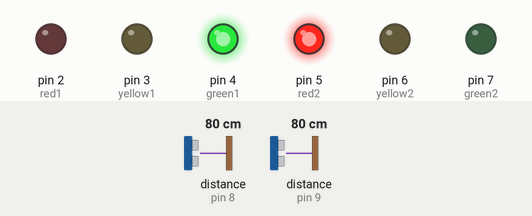
The sketch below on a simulated Arduino Uno, built with avr-gcc and run on an emulated ATmega328P. On the bench: output pins drawn as LEDs (lit = HIGH). Wiring (inferred from the names in the program): 2 × ultrasonic range finder: trigger pin 8, echo pin 8 / trigger pin 9, echo pin 9. The test bench sets the inputs (shaded band); at power-on: distance to the obstacle (sensors on pin 8, pin 9) 80 cm. The echo pulse lasts 58.3 µs per cm.

Above: at 1.2 s.
1.3 s: distance to the obstacle (sensor on pin 8) set to 12 cm
2.8 s: distance to the obstacle (sensor on pin 8) set to 9 cm
At 3.3 s:
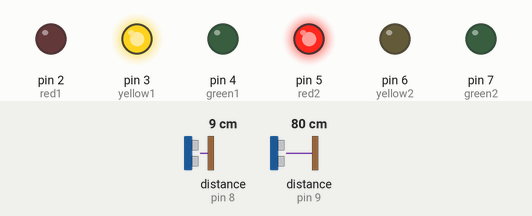
5.8 s: distance to the obstacle (sensor on pin 9) set to 12 cm
8.8 s: distance to the obstacle (sensor on pin 9) set to 9 cm
At 9.9 s:
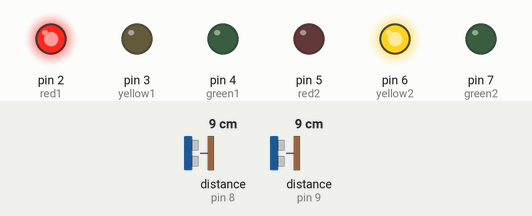
11.8 s: distance to the obstacle (sensor on pin 8) set to 18 cm
At 13.1 s:
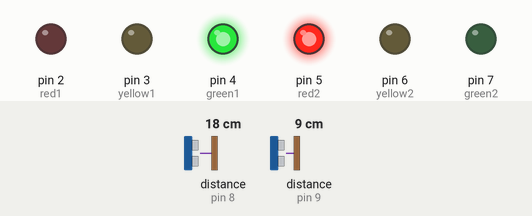
14.3 s: distance to the obstacle (sensor on pin 8) set to 2 cm
At 16.9 s:
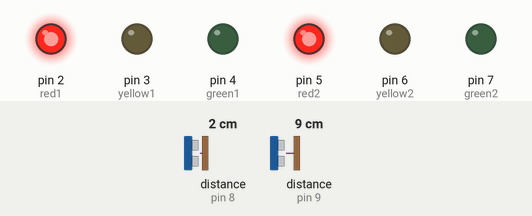
Timing chart, 0 to 18.3 s (numbered marks = the images above; inputs shaded):
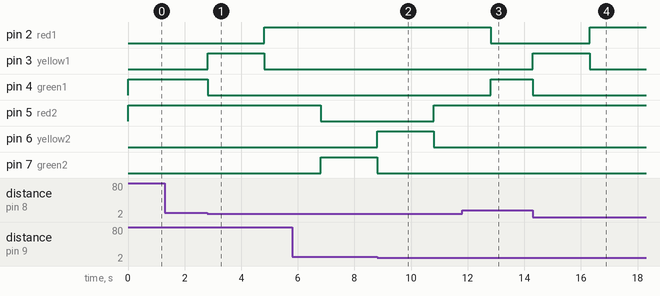

Measured:
- the behaviour switches between 11 and 10 cm on distance to the obstacle (sensor on pin 8) (found by bisection; images 0 and 1)
- the behaviour switches between 11 and 10 cm on distance to the obstacle (sensor on pin 9) (found by bisection; images 1 and 2)
- after the input at 1.3 s, every drawn part: stays the same
- after the input at 2.8 s, pin 2 (red1): LOW → HIGH after 2.0 s; pin 3 (yellow1): LOW → HIGH after 0.01 s instead of 2.2 s; pin 4 (green1): HIGH → LOW after 0.01 s instead of 2.2 s
- after the input at 8.8 s, pin 5 (red2): LOW → HIGH after 2.0 s; pin 6 (yellow2): LOW → HIGH at once, → LOW 2.0 s later; pin 7 (green2): HIGH → LOW at once
- after the input at 11.8 s, pin 3 (yellow1): stays LOW (without the input it goes to HIGH after 2.0 s); pin 4 (green1): goes on until 12.8 s, then stays HIGH
- after the input at 14.3 s, pin 2 (red1): LOW → HIGH after 2.0 s; pin 3 (yellow1): LOW → HIGH after 0.00 s instead of 3.5 s; pin 4 (green1): HIGH → LOW after 0.00 s instead of 3.5 s

The sketch:

ExtraTraffic.ino
```cpp
int red1 = 2;                             // red LED 1    - pin 2
int yellow1 = 3;                          // yellow LED 1 - pin 3
int green1 = 4;                           // greed LED 1  - pin 4
int red2 = 5;                             // red LED 2    - pin 5
int yellow2 = 6;                          // yellow LED 2 - pin 6
int green2 = 7;                           // green LED  2 - pin 7
unsigned long PreviousMillis = 0;         // previous millisecond
unsigned long CurrentMillis;              // current millisecond
int atraso;                               // delay
int state;                                // state for FSM
const int pingPin = 8;                    // ping 1
const int pingPin2 = 9;                   // ping 2
int cross=0;                              // presence of pedestrian 1
int cross2=0;                             // presebce of pedestrian 2
long duration, cm, cm2;                   // range calculation variables

void setup ()
{

  pinMode(red1, OUTPUT);                  //all LED pins are set to "output"
  pinMode(yellow1, OUTPUT);
  pinMode(green1, OUTPUT);
  pinMode(red2, OUTPUT);
  pinMode(yellow2, OUTPUT);
  pinMode(green2, OUTPUT);
  state=1;                                // initiate the FSM in the first state
  Serial.begin(9600);                     // initialize serial communication
}
void loop ()
{
  CurrentMillis = millis();               // updates current millisecond
  atraso=CurrentMillis-PreviousMillis;    // calculates the delay

  ping();                                 // runs the first ping function
  ping2();                                // runs the second ping function
  next_state_FSM();                       // runs the FSM function (next state)
  output_FSM();                           // runs the FSM function (output)

                                          //notice the loop is almost empty due to the implementation of an FSM
}
void ping(){
                                          // The PING))) is triggered by a HIGH pulse of 2 or more microseconds.
                                          // Give a short LOW pulse beforehand to ensure a clean HIGH pulse:
  pinMode(pingPin, OUTPUT);
  digitalWrite(pingPin, LOW);
  delayMicroseconds(2);
  digitalWrite(pingPin, HIGH);
  delayMicroseconds(5);
  digitalWrite(pingPin, LOW);

                                          // The same pin is used to read the signal from the PING))): a HIGH
                                          // pulse whose duration is the time (in microseconds) from the sending
                                          // of the ping to the reception of its echo off of an object.
  pinMode(pingPin, INPUT);
  duration = pulseIn(pingPin, HIGH);

                                          // convert the time into a distance
  cm = microsecondsToCentimeters(duration);

  if(cm<10){                              //in reallity it would be aproximatly 100cm but 10cm is more practical for testing the circuit on a small scale
    cross=1;                              //if the pedestrian is close enough the "cross" variable will change to 1
  }else{
    cross=0;                              //"cross" will be 0 when there is no presence of pedestrians
  }
}

void ping2(){
                                          // The PING))) is triggered by a HIGH pulse of 2 or more microseconds.
                                          // Give a short LOW pulse beforehand to ensure a clean HIGH pulse:
  pinMode(pingPin2, OUTPUT);
  digitalWrite(pingPin2, LOW);
  delayMicroseconds(2);
  digitalWrite(pingPin2, HIGH);
  delayMicroseconds(5);
  digitalWrite(pingPin2, LOW);

                                          // The same pin is used to read the signal from the PING))): a HIGH
                                          // pulse whose duration is the time (in microseconds) from the sending
                                          // of the ping to the reception of its echo off of an object.

  pinMode(pingPin2, INPUT);
  duration = pulseIn(pingPin2, HIGH);

                                          // convert the time into a distance
  cm2 = microsecondsToCentimeters(duration);

  if(cm2<10){                             //in reallity it would be aproximatly 100cm but 10cm is more practical for testing the circuit on a small scale
    cross2=1;                             //if the pedestrian is close enough the "cross2" variable will change to 1
  }else{
    cross2=0;                             //"cross2" will be 0 when there is no presence of pedestrians
  }
}

void output_FSM(){
 switch (state){
    case 1:                               //LED outputs are defined for state 1
      digitalWrite (red1,     LOW);
      digitalWrite (yellow1,  LOW);
      digitalWrite (green1,   HIGH);
      digitalWrite (red2,     HIGH);
      digitalWrite (yellow2,  LOW);
      digitalWrite (green2,   LOW);
    break;

    case 2:                               //LED outputs are defined for state 2
      digitalWrite (red1,     LOW);
      digitalWrite (yellow1,  HIGH);
      digitalWrite (green1,   LOW);
      digitalWrite (red2,     HIGH);
      digitalWrite (yellow2,  LOW);
      digitalWrite (green2,   LOW);
    break;

    case 3:                               //LED outputs are defined for state 3
      digitalWrite (red1,     HIGH);
      digitalWrite (yellow1,  LOW);
      digitalWrite (green1,   LOW);
      digitalWrite (red2,     HIGH);
      digitalWrite (yellow2,  LOW);
      digitalWrite (green2,   LOW);
    break;

    case 4:                               //LED outputs are defined for state 4
      digitalWrite (red1,     HIGH);
      digitalWrite (yellow1,  LOW);
      digitalWrite (green1,   LOW);
      digitalWrite (red2,     LOW);
      digitalWrite (yellow2,  LOW);
      digitalWrite (green2,   HIGH);
    break;

    case 5:                               //LED outputs are defined for state 5
      digitalWrite (red1,     HIGH);
      digitalWrite (yellow1,  LOW);
      digitalWrite (green1,   LOW);
      digitalWrite (red2,     LOW);
      digitalWrite (yellow2,  HIGH);
      digitalWrite (green2,   LOW);
    break;

    case 6:                               //LED outputs are defined for state 6
      digitalWrite (red1,     HIGH);
      digitalWrite (yellow1,  LOW);
      digitalWrite (green1,   LOW);
      digitalWrite (red2,     HIGH);
      digitalWrite (yellow2,  LOW);
      digitalWrite (green2,   LOW);
    break;

    case 7:                               //LED outputs are defined for state 7
      digitalWrite (red1,     LOW);
      digitalWrite (yellow1,  LOW);
      digitalWrite (green1,   HIGH);
      digitalWrite (red2,     HIGH);
      digitalWrite (yellow2,  LOW);
      digitalWrite (green2,   LOW);
    break;

    case 8:                               //LED outputs are defined for state 8
      digitalWrite (red1,     HIGH);
      digitalWrite (yellow1,  LOW);
      digitalWrite (green1,   LOW);
      digitalWrite (red2,     LOW);
      digitalWrite (yellow2,  LOW);
      digitalWrite (green2,   HIGH);
    break;
  }
}

void next_state_FSM(){                    //this function defines when to change state and which state to change to based on the delay value and the presence of pedestrians
  switch (state){
    case 1:
       if(atraso>5000){
        state=2;
        PreviousMillis=CurrentMillis;
      }else{
        if(cross==1){
          state=7;                        // does not reset previous millis so the "timer" can keep counting
        }
      }
    break;

    case 2:
      if(atraso>2000){
        state=3;
        PreviousMillis=CurrentMillis;
      }
    break;

    case 3:
    if(atraso>2000){
      state=4;
      PreviousMillis=CurrentMillis;
    }
    break;

    case 4:
    if(atraso>5000){
      state=5;
      PreviousMillis=CurrentMillis;
    }else{
      if(cross2==1){
        state=8;
      }
    }

    break;

    case 5:
      if(atraso>2000){
        state=6;
        PreviousMillis=CurrentMillis;
      }
    break;

    case 6:
      if(atraso>2000){
        state=1;
        PreviousMillis=CurrentMillis;
      }
    break;

    case 7:                                 // auxiliar state to make the green light go out sooner
      if(cross==0){
          state=1;                          // does not reset previous millis so the "timer" can keep counting
      }else{
        if(atraso>1000){
          state=2;
          PreviousMillis=CurrentMillis;
        }
      }
    break;

    case 8:                                 // auxiliar state to make the green light go out sooner
      if(cross2==0){
          state=4;                          // does not reset previous millis so the "timer" can keep counting
      }else{
        if(atraso>1000){
          state=5;
          PreviousMillis=CurrentMillis;
        }
      }
    break;
  }
}

long microsecondsToCentimeters(long microseconds) {
                                            // The speed of sound is 340 m/s or 29 microseconds per centimeter.
                                            // The ping travels out and back, so to find the distance of the
                                            // object we take half of the distance travelled.
  return microseconds / 29 / 2;
}
```
